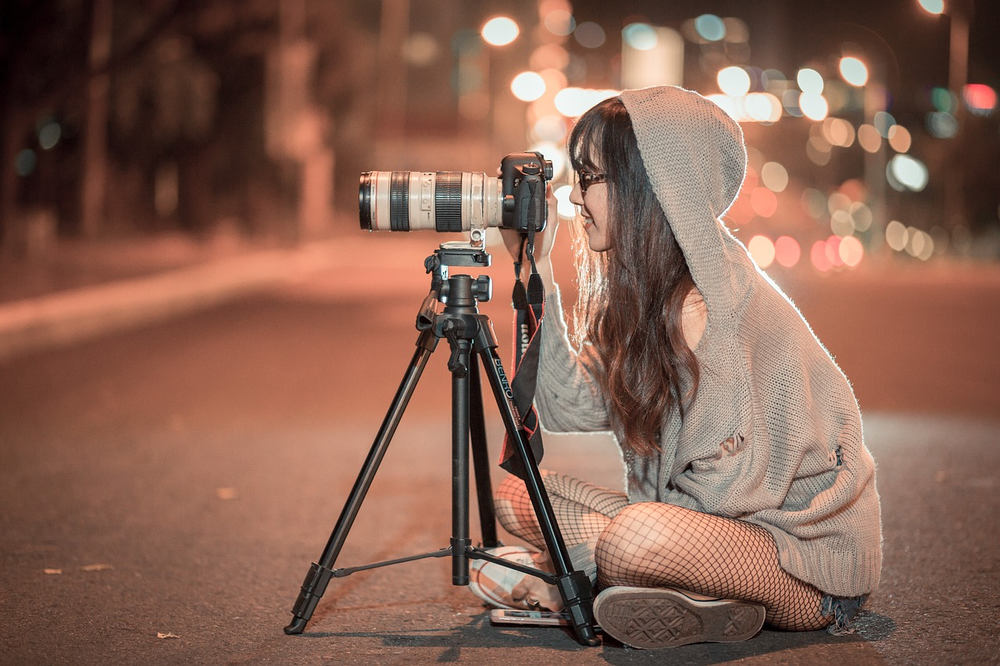
#> input picture Phase1/mini_projects/edge.png, 1000 x 666 px, shrunk from 1280 x 853 before the run
$ jupyter execute --allow-errors 1-edge-detector.ipynb
#> lines starting #> are read from the running program, lines starting #| are printed output that depends on the picture
[cell 1]
# https://neptune.ai/blog/15-computer-visions-projects#

[cell 2]
import cv2
import matplotlib.pyplot as plt

[cell 3]
img = cv2.imread("edge.png")
#> img is the input picture: shape (666, 1000, 3); mean B, G, R 82.7, 98.1, 135.6
img = cv2.cvtColor(img,cv2.COLOR_RGB2BGR)
plt.imshow(img), plt.xticks([]),plt.yticks([])

[cell 4]
img = cv2.cvtColor(img,cv2.COLOR_BGR2GRAY)
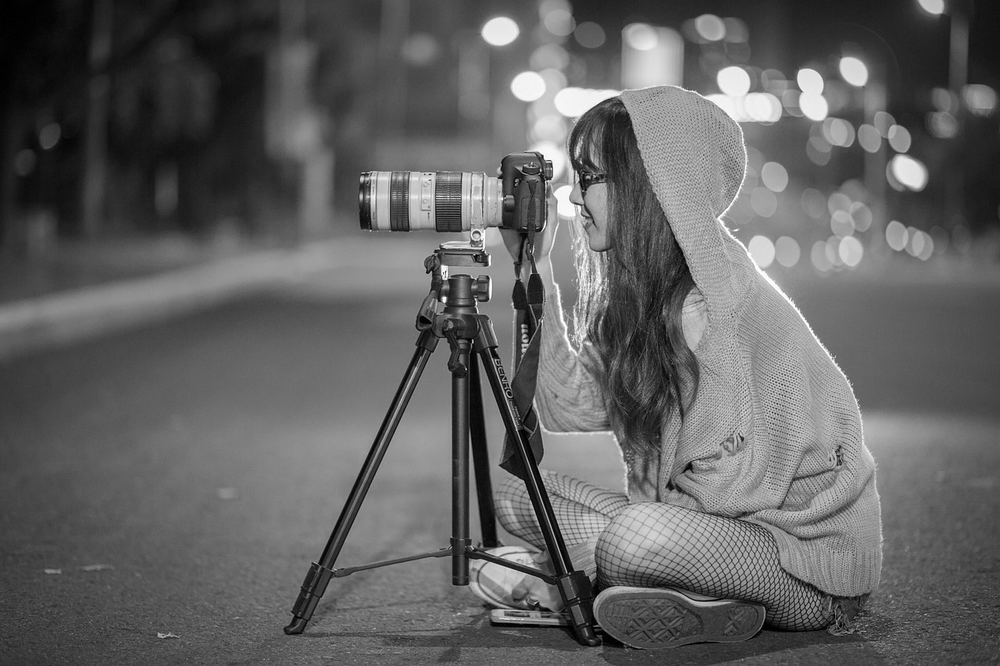
#> img: shape (666, 1000); min 0, max 255, mean 97.8

[cell 5]
edges = cv2.Canny(img,175,250,5,L2gradient=True)
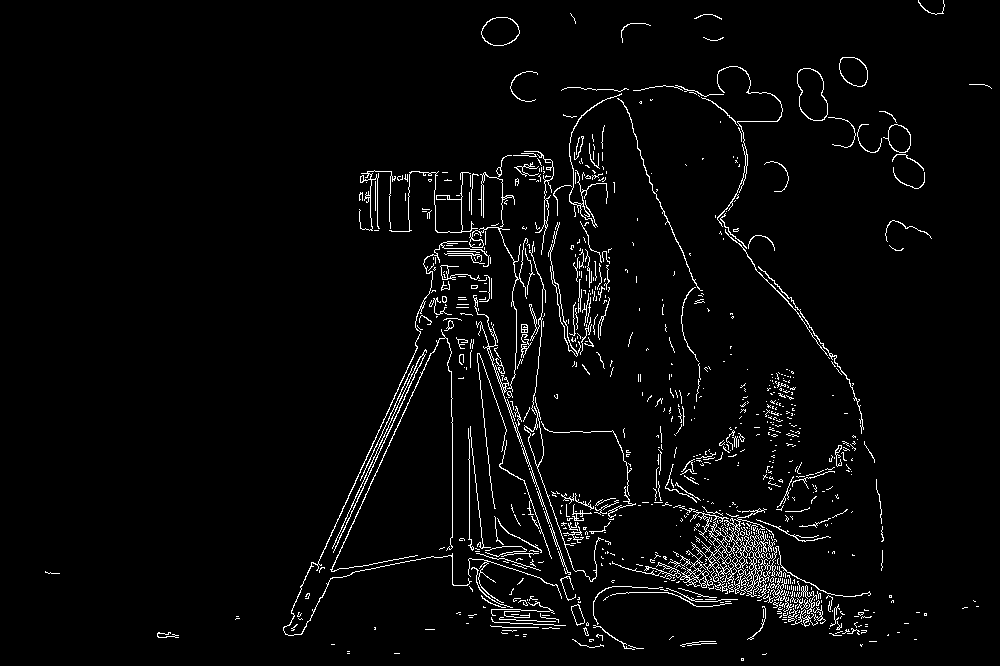
#> edges: shape (666, 1000); 3.3% white in thin lines or dots

[cell 6]
plt.figure()
plt.title("edges")
plt.imsave("edge-detected.png",edges,cmap='gray',format='png')
plt.imshow(edges,cmap='gray')
plt.show()

[cell 7]
smooth = cv2.bilateralFilter(img,d=9,sigmaColor=75,sigmaSpace=75)
edges_inv = cv2.bitwise_not(edges)
#> edges_inv: shape (666, 1000); 96.7% white; black in thin lines or dots
edges_inv_colored = cv2.cvtColor(edges_inv,cv2.COLOR_GRAY2BGR)
#> edges_inv_colored: shape (666, 1000, 3); 96.7% white; black in thin lines or dots
#> (the rest of this cell did not finish here and is left out)
